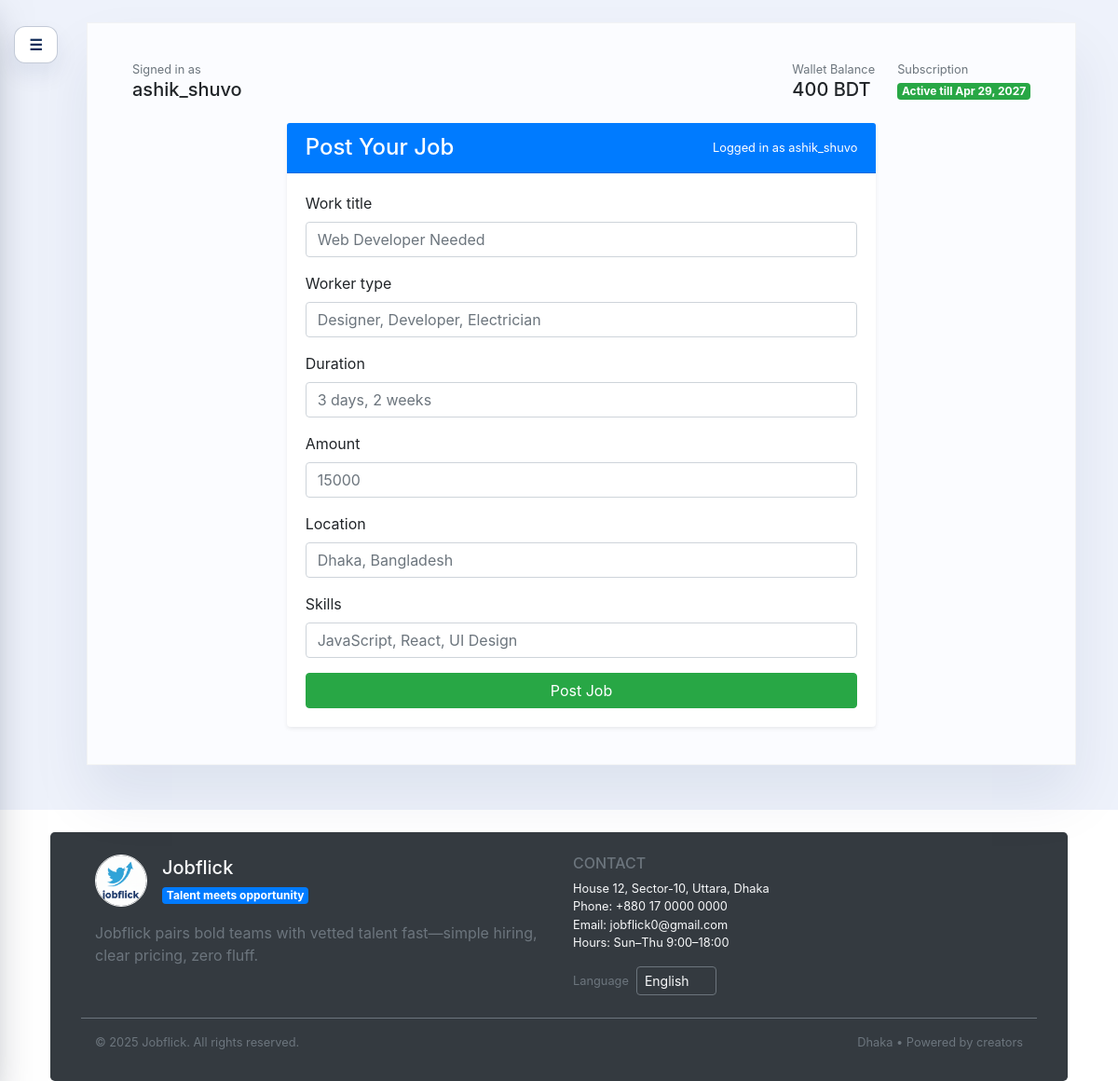
/post-job/ (signed in), run on the app's committed database.
### userprofile/models.py (models this page shows, shortened)
class UserProfile(models.Model):
	class SubscriptionPlan(models.TextChoices):
		NONE = "none", "No Subscription"
		ONE_MONTH = "one_month", "1 Month"
		SIX_MONTHS = "six_months", "6 Months"
		ONE_YEAR = "one_year", "12 Months"
	SUBSCRIPTION_DETAILS = {
		SubscriptionPlan.ONE_MONTH: {
			"price": 120,
			"duration_days": 30,
			"label": "1 Month Access",
			"description": "Quick access for trying Jobflick for a month.",
		},
		SubscriptionPlan.SIX_MONTHS: {
			"price": 500,
			"duration_days": 182,
			"label": "6 Months Access",
			"description": "Unlimited job posts and applications for half a year.",
		},
		SubscriptionPlan.ONE_YEAR: {
			"price": 800,
			"duration_days": 365,
			"label": "12 Months Access",
			"description": "Full-year access to post and apply without limits.",
		},
	}
	user = models.OneToOneField(User, on_delete=models.CASCADE, related_name="profile")
	display_name = models.CharField(max_length=150, blank=True)
	photo = models.ImageField(upload_to="profile_photos/", blank=True, null=True)
	occupation = models.CharField(max_length=150, blank=True)
	skills = models.TextField(blank=True)
	present_address = models.CharField(max_length=255, blank=True)
	bio = models.TextField(blank=True)
	wallet_balance = models.PositiveIntegerField(default=2000)
	subscription_plan = models.CharField(
		max_length=20,
		choices=SubscriptionPlan.choices,
		default=SubscriptionPlan.NONE,
	)
	subscription_expires_at = models.DateField(blank=True, null=True)
	@property
	def has_active_subscription(self) -> bool:
		if not self.subscription_expires_at:
			return False
		return self.subscription_expires_at >= timezone.now().date()

### jobs/views.py (the view)
# urls.py: path('post-job/', views.post_job, name="post_job"),
@login_required
@never_cache
def post_job(request):
    profile, _ = UserProfile.objects.get_or_create(user=request.user)
    if not profile.has_active_subscription:
        messages.warning(request, "You need an active subscription to post jobs.")
        return redirect("userprofile-subscription")
    if request.method == "POST":
        form = JobForm(request.POST)
        if form.is_valid():
            job = form.save(commit=False)
            job.poster = request.user
            job.save()
            notify_staff(
                message=(
                    f"{request.user.username} posted '{job.work_title}' (Tracking {job.tracking_code})."
                ),
                link=f"{reverse('adminpanel-dashboard')}?section=jobs",
            )
            messages.success(request, "Job posted successfully.")
            return redirect("user-dashboard")
    else:
        form = JobForm()
    return render(request, "jobs/post_job.html", {"form": form, "profile": profile, "hide_nav": True})

### jobs/forms.py
class JobForm(forms.ModelForm):
    class Meta:
        model = Job
        fields = [
            "work_title",
            "worker_type",
            "duration",
            "amount",
            "location",
            "skills",
        ]
        widgets = {
            "work_title": forms.TextInput(attrs={"class": "form-control", "placeholder": "Web Developer Needed"}),
            "worker_type": forms.TextInput(attrs={"class": "form-control", "placeholder": "Designer, Developer, Electrician"}),
            "duration": forms.TextInput(attrs={"class": "form-control", "placeholder": "3 days, 2 weeks"}),
            "amount": forms.NumberInput(attrs={"class": "form-control", "placeholder": "15000"}),
            "location": forms.TextInput(attrs={"class": "form-control", "placeholder": "Dhaka, Bangladesh"}),
            "skills": forms.TextInput(attrs={"class": "form-control", "placeholder": "JavaScript, React, UI Design"}),
        }

### userprofile/context_processors.py (called while the page is built)
def unread_notifications(request):
    if request.user.is_authenticated:
        count = request.user.notifications.filter(is_read=False).count()
    else:
        count = 0
    return {"unread_notifications_count": count}

### jobs/templates/jobs/post_job.html (shortened to what this page needs)
{% extends "userprofile/layout.html" %}
{% block dashboard_content %}
<div class="row justify-content-center">
    <div class="col-md-8">
        <div class="card shadow-sm border-0">
            <div class="card-header bg-primary text-white d-flex justify-content-between align-items-center">
                <h4 class="mb-0">Post Your Job</h4>
                <span class="small">Logged in as {{ request.user.username }}</span>
            </div>
            <div class="card-body">
                <form method="POST">
                    {% for field in form %}
                        <div class="form-group">
                            <label for="id_{{ field.name }}">{{ field.label }}</label>
                            {{ field }}
                        </div>
                    {% endfor %}
                    <div class="text-center">
                        <button type="submit" class="btn btn-success btn-block">Post Job</button>
                    </div>
                </form>
            </div>
        </div>
    </div>
</div>
{% endblock %}

### userprofile/templates/userprofile/layout.html (shortened to what this page needs)
{% extends "base.html" %}
{% block content %}
<div class="dashboard-shell-wrapper">
  <button class="toggle-btn menu-floating-toggle" id="menuToggle" aria-label="Toggle navigation">☰</button>
  <div class="dashboard-shell">
    <section class="dashboard-main">
      <div class="topbar flex-wrap justify-content-between" style="gap: 1rem;">
        <div class="text-end">
          <p class="text-muted small mb-0">Signed in as</p>
          <h5 class="mb-0">{{ profile.user.username }}</h5>
        </div>
        <div class="d-flex align-items-center flex-wrap" style="gap: 1.5rem;">
          <div class="text-end">
            <p class="text-muted small mb-0">Wallet Balance</p>
            <h5 class="mb-0">{{ profile.wallet_balance }} BDT</h5>
          </div>
          <div class="text-end">
            <p class="text-muted small mb-0">Subscription</p>
            {% if profile.has_active_subscription %}
              <span class="badge badge-success">Active till {{ profile.subscription_expires_at|date:"M j, Y" }}</span>
            {% else %}
              <a class="btn btn-outline-primary btn-sm" href="{% url 'userprofile-subscription' %}">Activate Access</a>
            {% endif %}
          </div>
        </div>
      </div>
      {% block dashboard_content %}{% endblock %}
    </section>
  </div>
</div>
{% endblock %}

### userprofile/templates/userprofile/layout.html (style rules this page uses)
body { background: #eef2fb; }
.dashboard-shell-wrapper { position: relative; padding-left: 3rem; }
.dashboard-shell { display: flex; min-height: calc(100vh - 40px); position: relative; overflow: visible; background: #fff; border-radius: 0; border: 1px solid rgba(14, 23, 41, 0.05); box-shadow: 0 35px 60px rgba(15, 39, 90, 0.08); }
.dashboard-main { flex: 1; padding: 2.5rem 3rem; background: #fbfcff; }
.topbar { display: flex; justify-content: flex-end; align-items: center; margin-bottom: 1.5rem; }
.toggle-btn { border: 1px solid rgba(19,47,98,0.25); background: #fff; color: #102b58; padding: 0.45rem 0.95rem; border-radius: 12px; font-weight: 600; box-shadow: 0 12px 25px rgba(16,43,88,0.08); }
.menu-floating-toggle { position: fixed; top: 1.75rem; left: 15px; transform: none; z-index: 1050; transition: left 0.35s ease; }

### data on the page
UserProfile: user.username "ashik_shuvo", wallet_balance "400", subscription_expires_at "Apr 29, 2027"

### other printed values
{{ request.user.username }} "ashik_shuvo"
{{ field.label }} "Work title" "Worker type" "Duration" "Amount" "Location" "Skills"
